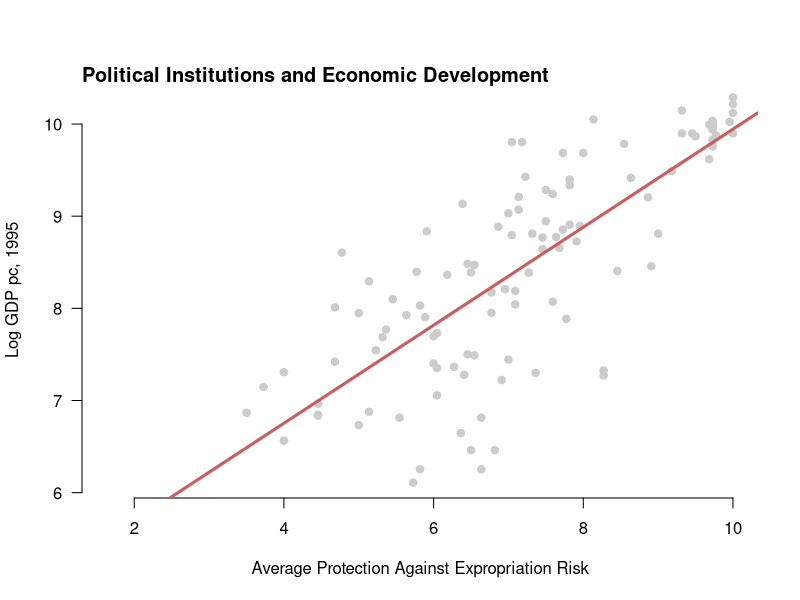
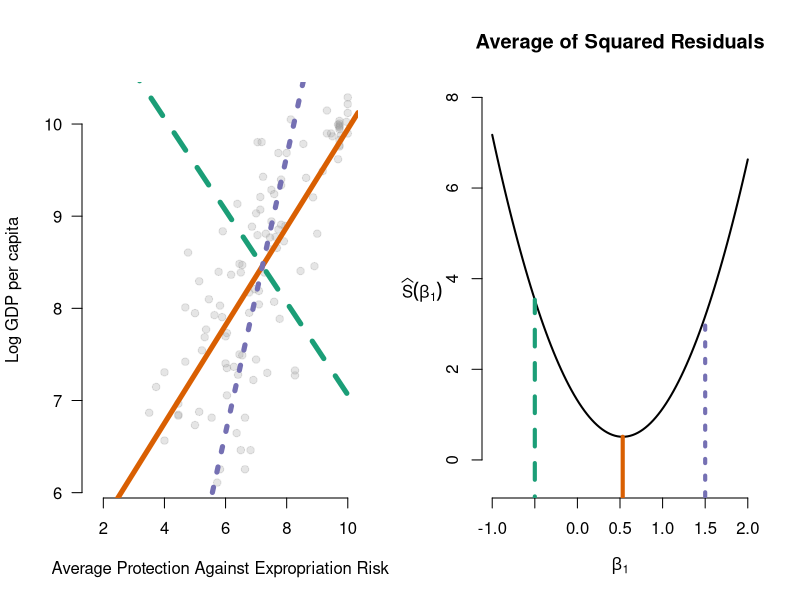
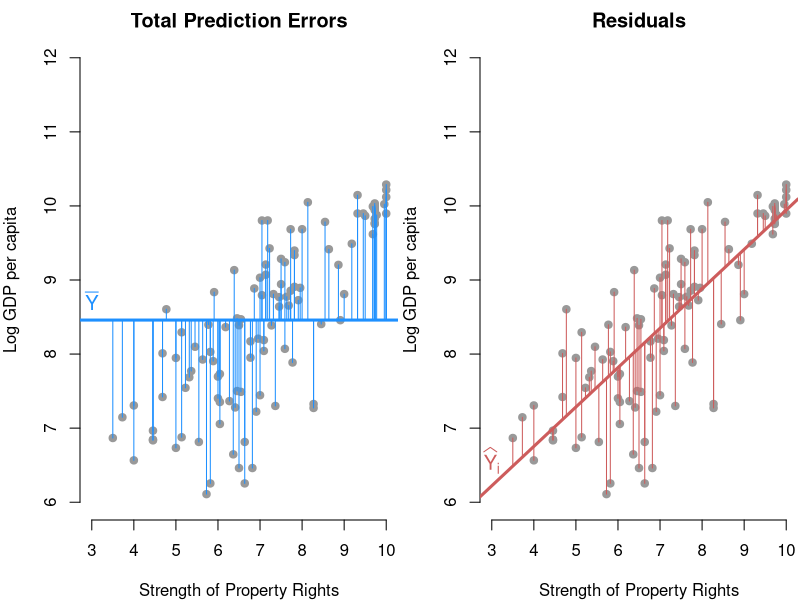
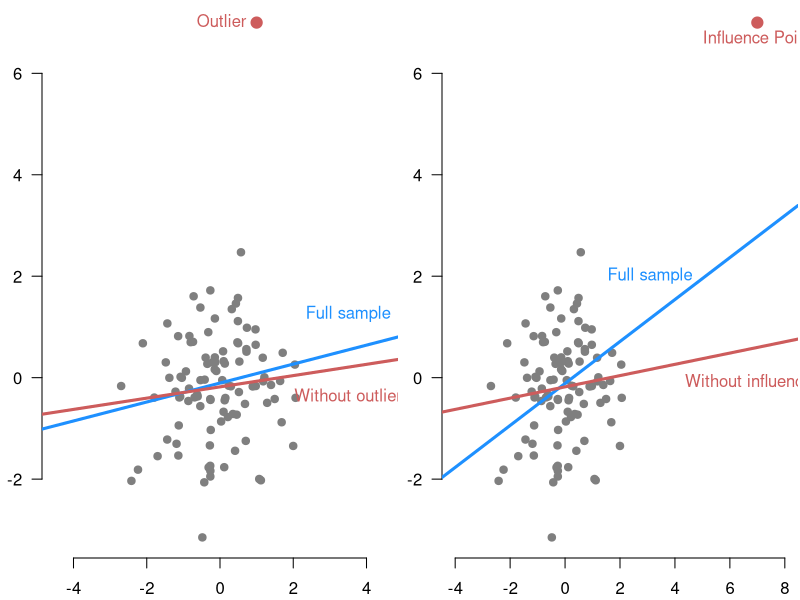

Source code (R) for these figures, in order:
## ---- chunk 1
#| label: fig-ajr-scatter
#| echo: false
#| fig.cap: Relationship between political institutions and economic development from Acemoglu, Johnson, and Robinson (2001)
ajr <- foreign::read.dta("assets/data/ajr.dta") 

mod <- lm(logpgp95 ~ avexpr, data = ajr)

plot(logpgp95 ~ avexpr, data = ajr, pch = 19, col = "grey80",
     bty = "n", las = 1,
     xlab = "Average Protection Against Expropriation Risk",
     ylab = "Log GDP pc, 1995")
title("Political Institutions and Economic Development", adj = 0, line = 0)
abline(mod, lwd = 3, col = "indianred")
## ---- chunk 2
#| label: fig-ssr-comp
#| echo: false
#| fig.cap: Different possible lines and their corresponding sum of squared residuals. 
library(RColorBrewer)
ey2 <- var(mod$model$logpgp95)
exy <- cov(mod$model$logpgp95, mod$model$avexpr)
ex2 <- var(mod$model$avexpr)
ex <- mean(mod$model$avexpr)
ey <- mean(mod$model$logpgp95)
ssr <- function(x) ey2 - 2 * x * exy + x ^ 2 * ex2
par(mfrow = c(1, 2))
plot(ajr$avexpr, ajr$logpgp95,
     xlab = "Average Protection Against Expropriation Risk",
     ylab = "Log GDP per capita", pch = 19, bty = "n", col = adjustcolor("grey60", alpha = 0.25 ), las = 1)
slopes <- c(-0.5, coef(mod)[2], 1.5)
cols <- brewer.pal(n = 3, "Dark2")
ltys <- c(2, 1, 3)
for (i in seq_along(slopes)) {
  b1 <- slopes[i]
  b0 <- ey - b1 * ex
  abline(a = b0, b = b1, col = cols[i], lwd = 5, lty = ltys[i])
}

curve(ssr, from = -1, to = 2, ylim = c(-0.5, 8),
      bty = "n", lwd = 2, xlab = expression(beta[1]),
      ylab = "")
mtext(side = 2, line = 2, expression(widehat(S)(beta[1])), las = 1)
title("Average of Squared Residuals")
for (i in seq_along(slopes)) {
  b1 <- slopes[i]
  b0 <- ey - b1 * ex
  segments(x0 = b1, y0 = -10, y1 = ssr(b1), lwd = 4, col = cols[i], lty = ltys[i])
}
## ---- chunk 3
#| label: fig-ssr-vs-tss
#| echo: false
#| fig.cap: Total sum of squares vs sum of squared residuals
par(mfrow = c(1, 2), mar = c(4,4, 2, 0.1))
ajr.mod <- lm(logpgp95 ~ avexpr, data = ajr)
ajr.dat <- model.frame(ajr.mod, data =ajr)
plot(ajr$avexpr, ajr$logpgp95, xlab = "Strength of Property Rights", ylab = "Log GDP per capita", pch = 19, bty = "n", xlim = c(3,10), ylim = c(6,12), col = "grey60", main = "Total Prediction Errors")
abline(h=mean(ajr.dat$logpgp95, na.rm = TRUE), col = "dodgerblue", lwd = 3)
segments(x0=ajr.dat$avexpr, y0=ajr.dat$logpgp95, y1=mean(ajr.dat$logpgp95), col = "dodgerblue")
text(x = 3, y = mean(ajr.dat$logpgp95), expression(bar(Y)), col = "dodgerblue", pos = 3, cex = 1.2)
plot(ajr$avexpr, ajr$logpgp95, xlab = "Strength of Property Rights", ylab = "Log GDP per capita", pch = 19, bty = "n", xlim = c(3,10), ylim = c(6,12), col = "grey60", main = "Residuals")
abline(ajr.mod, col = "indianred", lwd = 3)
segments(x0=ajr.dat$avexpr, y0 = ajr.dat$logpgp95, y1 = ajr.mod$fitted, col = "indianred")
text(x = 3, y = 6.25, expression(widehat(Y)[i]), col = "indianred", pos = 3, cex = 1.2)
## ---- chunk 4
#| label: fig-outlier
#| echo: false
#| fig.cap: An example of an outlier

set.seed(02138)
x <- rnorm(100, 0, 1)
y <- 0.2 * x + rnorm(100, 0, 1)
x <- c(x, 1)
y <- c(y, 7)
par(mar = c(2.1, 2.1, 0.1, 0.1))
plot(x,y, pch = 19, col = ifelse(1:101 != 101, "grey50", "indianred"),xlab="",ylab="",
     cex = ifelse(1:101 != 101, 1, 1.5), bty = "n", las = 1, xlim = c(-4.5, 4.5))
abline(lm(y~x), col = "dodgerblue", lwd = 3)
abline(lm(y[1:100] ~ x[1:100]), col = "indianred", lwd = 3)
text(3.5, -0.35, "Without outlier", col = "indianred")
text(3.5, 1.25, "Full sample", col = "dodgerblue")
text(1, 7, "Outlier", pos = 2, col = "indianred")
## ---- chunk 5
#| label: fig-influence
#| echo: false
#| fig.cap: An example of an influence point
set.seed(02138)
x <- rnorm(100, 0, 1)
y <- 0.2 * x + rnorm(100, 0, 1)
x <- c(x, 7)
y <- c(y, 7)
par(mar = c(2.1, 2.1, 0.1, 0.1))
plot(x,y, pch = 19, col = ifelse(1:101 != 101, "grey50", "indianred"),
     cex = ifelse(1:101 != 101, 1, 1.5), bty = "n", las = 1, xlim = c(-4,8))
abline(lm(y~x), col = "dodgerblue", lwd = 3)
abline(lm(y[1:100] ~ x[1:100]), col = "indianred", lwd = 3)
text(4, -0.1, "Without influence point", pos = 4, col = "indianred")
text(5, 2, "Full sample", pos = 2, col = "dodgerblue")
text(7, 7, "Influence Point", pos = 1, col = "indianred")
